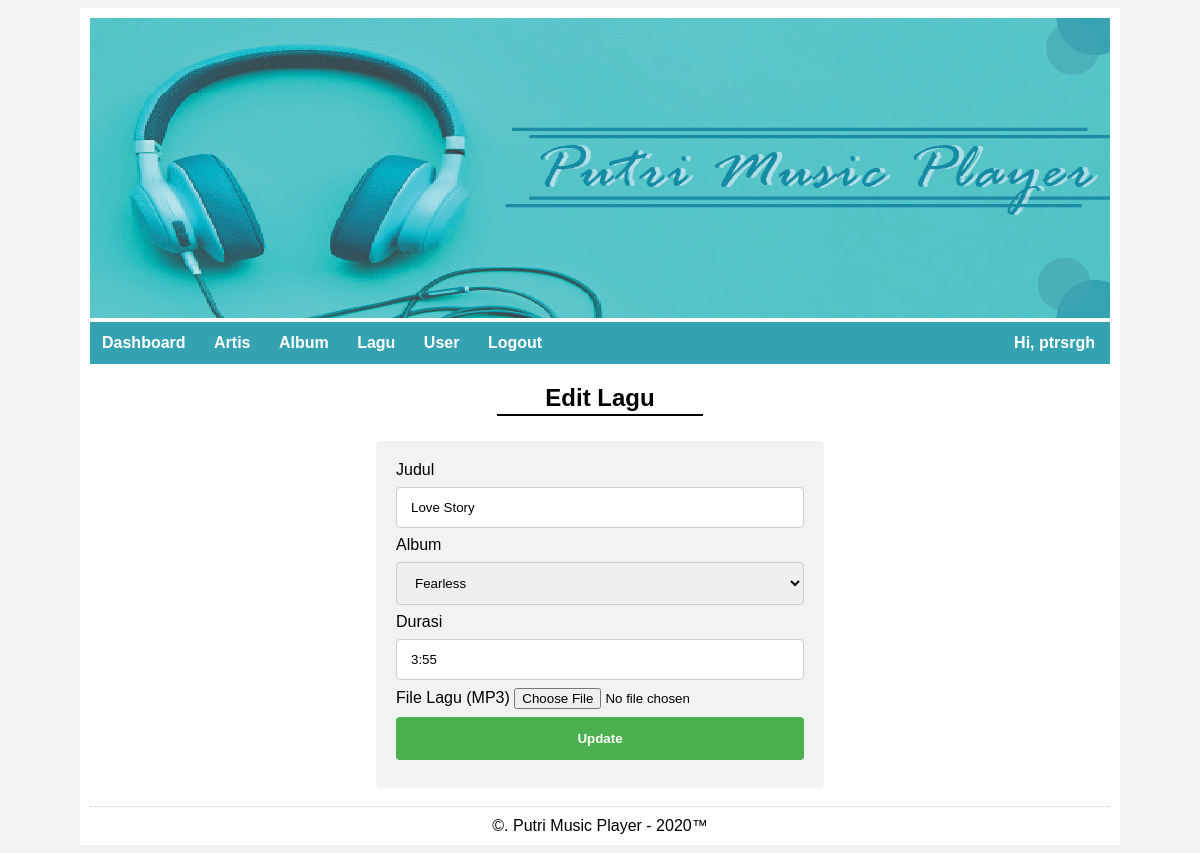
/dashboard.php?page=track_edit&id=1 (signed in), run on the app's committed database.
### tables this page shows
CREATE TABLE `tb_track` (
  `track_id` int(11) NOT NULL,
  `track_name` varchar(256) NOT NULL,
  `track_id_album` int(11) NOT NULL,
  `track_time` varchar(10) NOT NULL DEFAULT '00:00',
  `track_file` varchar(256) DEFAULT NULL
);

CREATE TABLE `tb_album` (
  `album_id` int(11) NOT NULL,
  `album_name` varchar(100) NOT NULL,
  `album_id_artist` tinyint(3) NOT NULL
);

### dashboard.php (called while the page is built, shortened)
<?php
require_once "layout/dashboard.php";

### app/Controller.php (called while the page is built, shortened)
<?php
class Controller {
	public function __construct() {
		try {
			$this->db = new PDO ("mysql:host=localhost;dbname=dbmusicplayer", "root", "");
		} catch (Exception $e) {
			die ("error! " . $e->getMessage());
		}
	}
}

### app/Track.php (called while the page is built, shortened)
<?php
class Track extends Controller {
	public function listAlbum()
	{
		$sql = "SELECT * FROM tb_album";
		$stmt = $this->db->prepare($sql);
		$stmt->execute();
		$data = [];
		while ($row = $stmt->fetch()) {
			$data[] = $row;
		}
		return $data;
	}
	public function edit($id)
	{
		$sql = "SELECT * FROM tb_track WHERE track_id=:track_id";
		$stmt = $this->db->prepare($sql);
		$stmt->bindParam(":track_id", $id);
		$stmt->execute();
		$row = $stmt->fetch();
		return $row;
	}
}

### track_edit.php (the view, shortened to what this page needs)
<?php
$id = $_GET['id'];
$alb = new App\Track();
$row = $alb->edit($id);
$lst = $alb->listAlbum();
?>
<h2 class="judul">Edit Lagu</h2>
<hr class="garis-judul">
<form class="form" method="POST" action="track_proses.php" enctype="multipart/form-data">
	<label>Judul</label>
	<input type="text" name="track_name" value="<?php echo $row['track_name']; ?>" required="">
	<label>Album</label>
	<select name="track_id_album">
		<?php foreach ($lst as $ls) { ?>
		<option value="<?php echo $ls['album_id']; ?>"<?php echo $row['track_id_album']==$ls['album_id'] ? " selected" : ""; ?>><?php echo $ls['album_name']; ?></option>
		<?php } ?>
	</select>
	<label>Durasi</label>
	<input type="text" name="track_time" value="<?php echo $row['track_time']; ?>" required="">
	<label>File Lagu (MP3)</label>
	<input type="file" name="track_file">
	<input type="submit" name="btn-update" value="Update">
</form>
<br>

### layout/assets/css/style.css (style rules this page uses)
body { font-family: 'Source Sans Pro', sans-serif; font-size: 16px; background: #f2f2f2; }
.judul { text-align: center; }
.garis-judul { border: 1px solid black; width: 20%; margin-top: -18px; }
.form { width: 40%; border-radius: 5px; background-color: #f2f2f2; padding: 20px; margin-left: auto; margin-right: auto; margin-top: 25px; }
input[type=text], input[type=password], select { width: 100%; padding: 12px 14px; margin: 8px 0; display: inline-block; border: 1px solid #ccc; border-radius: 4px; box-sizing: border-box; }
input[type=submit] { width: 100%; background-color: #4CAF50; color: white; font-weight: bold; padding: 14px 20px; margin: 8px 0; border: none; border-radius: 4px; cursor: pointer; }

### data on the page
tb_track: track_name "Love Story", track_id_album "Fearless", track_time "3:55"

### other printed values
$_SESSION['user_name'] "ptrsrgh"
